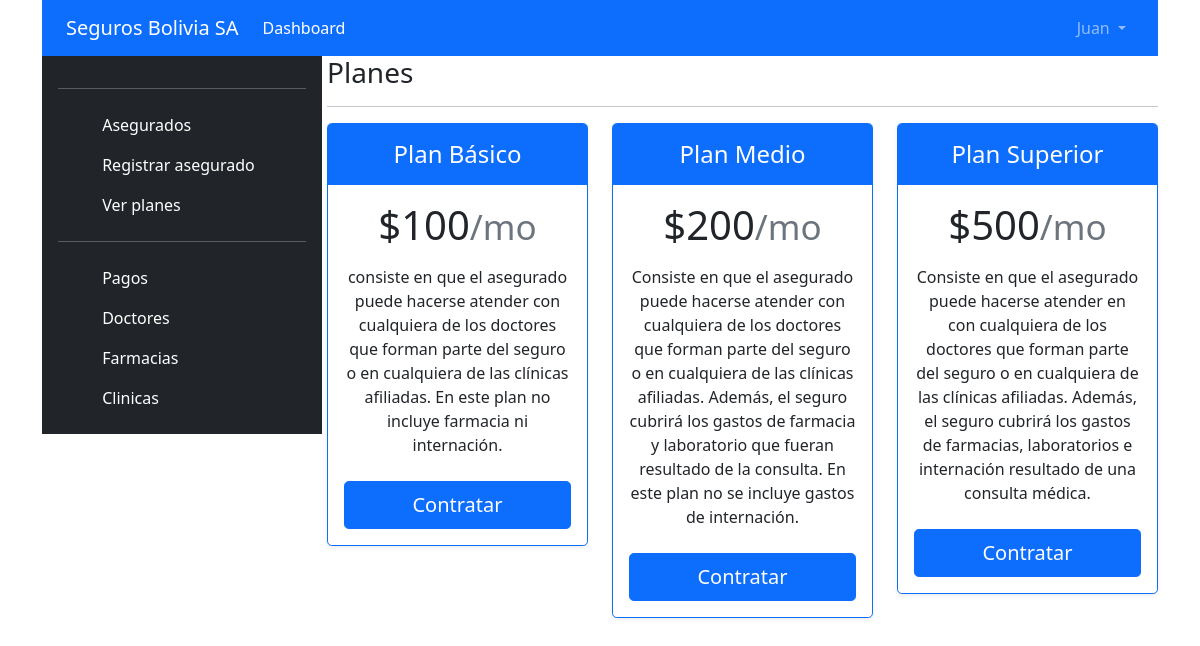
Screenshot of /planes (signed in) with the database file from the repository.
### tables this page shows
CREATE TABLE `usuarios` (
  `id` int(11) NOT NULL,
  `nombre` varchar(50) NOT NULL,
  `apellidos` varchar(80) NOT NULL,
  `cargo` varchar(45) NOT NULL,
  `usuario` varchar(50) NOT NULL,
  `password` varchar(70) NOT NULL,
  `rol` varchar(20) NOT NULL,
  `url_imagen` varchar(150) DEFAULT NULL
);

CREATE TABLE `planes` (
  `id` int(11) NOT NULL,
  `nombre` varchar(20) NOT NULL,
  `precio` double NOT NULL,
  `precio_dependiente` double NOT NULL,
  `descripcion` varchar(400) NOT NULL
);

### libs/view.php (called while the page is built, shortened)
<?php
class View
{
    function render($nombre, $data = [])
    {
        $this->d = $data;
        require 'views/' . $nombre . '.php';
    }
}

### controllers/planes.php (called while the page is built, shortened)
<?php
class Planes extends SessionController
{
    private $user;
    public function __construct()
    {
        $this->user = $this->getUserSessionData();
    }
    public function render()
    {
        $planes = new PlanesModel();
        $this->view->render("planes/index", [
            "user" => $this->user,
            "planes" => $planes->getAll()
        ]);
    }
}

### index.php (called while the page is built, shortened)
<?php
require_once "libs/db.php";
require_once "libs/model.php";
require_once "libs/view.php";
require_once "classes/sessioncontroller.php";
require_once "libs/app.php";
$app = new App();

### models/userModel.php (called while the page is built, shortened)
<?php
class UserModel extends Model implements IModel
{
    private $nombre;
    public function __construct()
    {
        $this->nombre = "";
    }
    public function get($id)
    {
        try {
            $query = $this->prepare("SELECT * FROM usuarios WHERE id = :id");
            return $this;
        } catch (PDOException $e) {
            error_log("User_Model::getId -> Algo anda fallando " . $e);
        }
    }
    public function getNombre()
    {
        return $this->nombre;
    }
    public function setNombre($nombre): self
    {
        $this->nombre = $nombre;
        return $this;
    }
}

### libs/db.php (called while the page is built, shortened)
<?php
class Database
{
    private $host;
    private $db;
    private $user;
    private $password;
    public function __construct()
    {
        $this->host = constant('HOST');
        $this->db = constant('DB');
        $this->user = constant('USER');
        $this->password = constant('PASSWORD');
    }
    function connect()
    {
        try {
            $connection = "mysql:host=" . $this->host . ";dbname=" . $this->db . ";";
            $options = [
                PDO::ATTR_ERRMODE            => PDO::ERRMODE_EXCEPTION,
                PDO::ATTR_EMULATE_PREPARES   => false,
            ];
            $pdo = new PDO($connection, $this->user, $this->password, $options);
            return $pdo;
        } catch (PDOException $e) {
            print_r('Error connection: ' . $e->getMessage());
        }
    }
}

### libs/model.php (called while the page is built, shortened)
<?php
class Model{
    function __construct(){
        $this->db = new Database();
    }
    function query($query){
        return $this->db->connect()->query($query);
    }
    function prepare($query){
        return $this->db->connect()->prepare($query);
    }
}

### classes/sessioncontroller.php (called while the page is built, shortened)
<?php
require_once "classes/session.php";
require_once "models/userModel.php";
class SessionController extends Controller
{
    private $session;
    private function init()
    {
        $this->session = new Session();
    }
    function getUserSessionData()
    {
        $id = $this->session->getCurrentUser();
        $this->user = new UserModel();
        $this->user->get($id);
        return $this->user;
    }
}

### classes/session.php (called while the page is built, shortened)
<?php
class Session{
    private $sessionName = 'user';
    public function getCurrentUser(){
        return $_SESSION[$this->sessionName];
    }
}

### models/planesmodel.php (called while the page is built, shortened)
<?php
class PlanesModel extends Model
{
    private $nombre;
    private $precio;
    private $descripcion;
    public function getAll()
    {
        $items = [];
        try {
            $query = $this->query("SELECT * FROM planes");
            while ($p = $query->fetch(PDO::FETCH_ASSOC)) {
                $item = new PlanesModel();
                $item->from($p);
                array_push($items, $item);
            }
            return $items;
        } catch (PDOException $e) {
            error_log("Planes_Model::getAll -> Algo anda fallando " . $e);
            return false;
        }
    }
    public function from($array)
    {
        $this->nombre = $array["nombre"];
        $this->precio = $array["precio"];
        $this->descripcion = $array["descripcion"];
    }
    public function getNombre()
    {
        return $this->nombre;
    }
    public function getPrecio()
    {
        return $this->precio;
    }
    public function getDescripcion()
    {
        return $this->descripcion;
    }
}

### views/planes/index.php (the view)
<?php
$planes = $this->d['planes'];
$usuario = $this->d["user"];
require_once "views/header.php";
?>
<div class="col-9">
    <h3>Planes</h3>
    <hr>
    <div class="row row-cols-1 row-cols-md-3 mb-3 text-center">
        <?php
        foreach ($planes as $plan) {
        ?>
            <div class="col-4">
                <div class="card mb-4 rounded-3 shadow-sm border-primary">
                    <div class="card-header py-3 text-white bg-primary border-primary">
                        <h4 class="my-0 fw-normal"><?php echo $plan->getNombre(); ?></h4>
                    </div>
                    <div class="card-body">
                        <h1 class="card-title pricing-card-title">$<?php echo $plan->getPrecio(); ?><small class="text-muted fw-light">/mo</small></h1>
                        <ul class="list-unstyled mt-3 mb-4">
                            <?php echo $plan->getDescripcion(); ?>
                        </ul>
                        <button type="button" class="w-100 btn btn-lg btn-primary">Contratar</button>
                    </div>
                </div>
            </div>
        <?php
        }
        ?>
    </div>
</div>
</div>

### libs/app.php (shortened to what this page needs)
<?php
class App{
    function __construct(){
        $url = isset($_GET['url']) ? $_GET['url'] : null;
        $url = rtrim($url, "/");
        $url = explode("/", $url);
        $archivoController = 'controllers/' . $url[0] . '.php';
        if(file_exists($archivoController)){
            $controller = new $url[0];
            $controller->loadModel($url[0]);
            if(isset($url[1])){
                if(method_exists($controller, $url[1])){
                    if(isset($url[2])){
                        $nparam = sizeof($url) - 2;
                        $params = [];
                        for($i = 0; $i < $nparam; $i++){
                            array_push($params, $url[$i + 2]);
                        }
                        $controller->{$url[1]}($params);
                    }else{
                        $controller->{$url[1]}();
                    }
                }else{
                    $controller = new Errores();
                }
            }else{
                $controller->render();
            }
        }else{
            $controller = new Errores();
        }
    }
}

### views/header.php (shortened to what this page needs)
<!DOCTYPE html>
<html lang="en">
<head>
    <link href="https://cdn.jsdelivr.net/npm/bootstrap@5.0.0-beta3/dist/css/bootstrap.min.css" rel="stylesheet">
    <link rel="stylesheet" href="https://cdn.jsdelivr.net/npm/bootstrap-icons@1.4.0/font/bootstrap-icons.css">
    <link rel="stylesheet" href="https://cdnjs.cloudflare.com/ajax/libs/lightbox2/2.11.3/css/lightbox.css" />
</head>
<body>
    <div class="container">
        <div class="row">
            <header>
                <nav class="navbar navbar-expand-lg navbar-dark bg-primary">
                    <div class="container-fluid">
                        <a class="navbar-brand" href="<?php echo constant("URL") ?>">Seguros Bolivia SA</a>
                        <div class="collapse navbar-collapse" id="navbarSupportedContent">
                            <ul class="navbar-nav me-auto mb-2 mb-lg-0">
                                <li class="nav-item">
                                    <a class="nav-link active" aria-current="page" href="<?php echo constant("URL") ?>">Dashboard</a>
                                </li>
                            </ul>
                            <ul class="navbar-nav">
                                <li class="nav-item dropdown">
                                    <a class="nav-link dropdown-toggle" href="#" id="navbarDropdown" role="button" data-bs-toggle="dropdown" aria-expanded="false">
                                        <?php echo $usuario->getNombre(); ?>
                                    </a>
                                </li>
                            </ul>
                        </div>
                    </div>
                </nav>
            </header>
        </div>
        <div class="row">
            <div class="col-3">
                <div class="d-flex flex-column p-3 text-white bg-dark" style="width: 280px;">
                    <hr>
                    <ul class="nav nav-pills flex-column mb-auto">
                        <li>
                            <a href="<?php echo constant("URL") . "dashboard"; ?>" class="nav-link text-white">
                                <svg class="bi me-2" width="16" height="16">
                                    <use xlink:href="#speedometer2" />
                                </svg>
                                Asegurados
                            </a>
                        </li>
                        <li>
                            <a href="<?php echo constant("URL") . "asegurados/create"; ?>" class="nav-link text-white">
                                <svg class="bi me-2" width="16" height="16">
                                    <use xlink:href="#speedometer2" />
                                </svg>
                                Registrar asegurado
                            </a>
                        </li>
                        <li>
                            <a href="<?php echo constant("URL") . "planes"; ?>" class="nav-link text-white">
                                <svg class="bi me-2" width="16" height="16">
                                    <use xlink:href="#table" />
                                </svg>
                                Ver planes
                            </a>
                        </li>
                        <hr>
                        <li>
                            <a href="#" class="nav-link text-white">
                                <svg class="bi me-2" width="16" height="16">
                                    <use xlink:href="#people-circle" />
                                </svg>
                                Pagos
                            </a>
                        </li>
                        <li>
                            <a href="#" class="nav-link text-white">
                                <svg class="bi me-2" width="16" height="16">
                                    <use xlink:href="#grid" />
                                </svg>
                                Doctores
                            </a>
                        </li>
                        <li>
                            <a href="#" class="nav-link text-white">
                                <svg class="bi me-2" width="16" height="16">
                                    <use xlink:href="#people-circle" />
                                </svg>
                                Farmacias
                            </a>
                        </li>
                        <li>
                            <a href="#" class="nav-link text-white">
                                <svg class="bi me-2" width="16" height="16">
                                    <use xlink:href="#people-circle" />
                                </svg>
                                Clinicas
                            </a>
                        </li>
                    </ul>
                </div>
            </div>

### rows the page displays
usuarios: nombre "Juan"
planes: nombre "Plan Básico", precio "100", descripcion "consiste en que el asegurado puede hacerse atender con cualquiera de los doctores que forman parte del seguro o en cualquiera de las clínicas afiliadas. En este plan no incluye farmacia ni internación."
planes: nombre "Plan Medio", precio "200", descripcion "Consiste en que el asegurado puede hacerse atender con cualquiera de los doctores que forman parte del seguro o en cualquiera de las clínicas afiliadas. Además, el seguro cubrirá los gastos de farmacia y laboratorio que fueran resultado de la consulta. En este plan no se incluye gastos de internación."
planes: nombre "Plan Superior", precio "500", descripcion "Consiste en que el asegurado puede hacerse atender en con cualquiera de los doctores que forman parte del seguro o en cualquiera de las clínicas afiliadas. Además, el seguro cubrirá los gastos de farmacias, laboratorios e internación resultado de una consulta médica."
